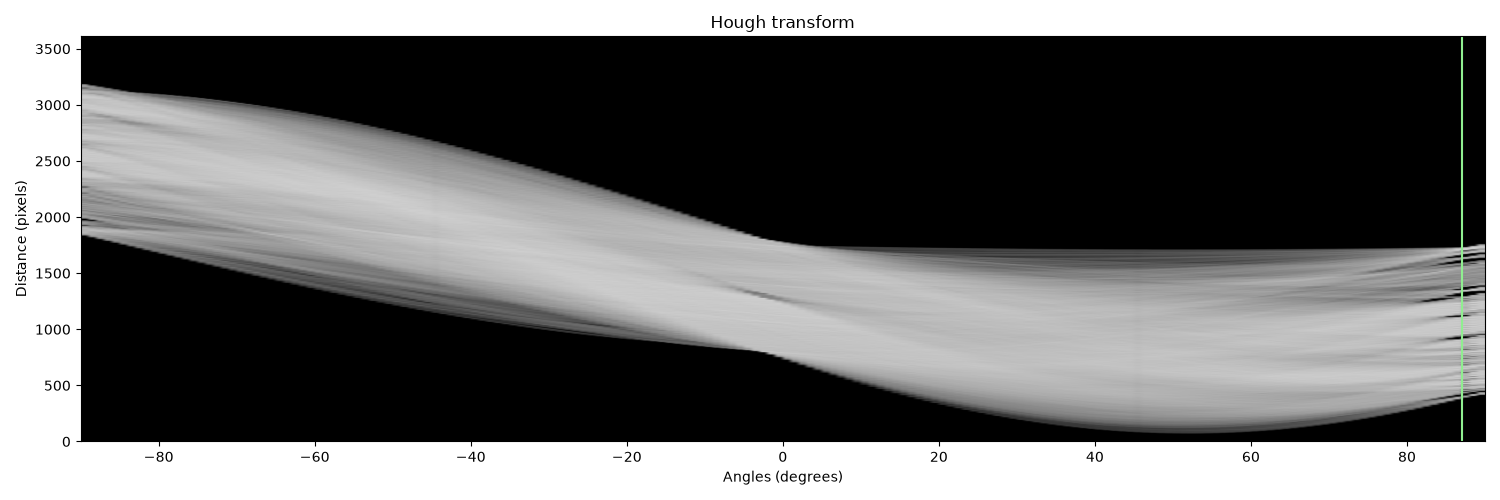
#> input picture tests/debug-images-hough_transform-90-many-peaks.expected.png, 1500 x 500 px
$ python -i __init__.py   (imports and definitions only)
#> lines starting #> are read from the running program, lines starting #| are printed output that depends on the picture
#> further down, picture is the input picture: shape (500, 1500, 3); mean R, G, B 109.9, 110, 109.9
# Copyright (c) 2019-2026, Stéphane Brunner

import subprocess  # nosec
import tempfile
import warnings
from typing import TYPE_CHECKING, Any

import numpy as np
import numpy.typing as npt
from skimage.color import rgb2gray, rgba2rgb
from skimage.feature import canny
from skimage.transform import hough_line, hough_line_peaks

if TYPE_CHECKING:
    from typing import TypeAlias

    import matplotlib.projections.polar

    ImageType: TypeAlias = npt.NDArray[np.integer[Any] | np.floating[Any]]
    ImageTypeUint64: TypeAlias = npt.NDArray[np.uint8]
    ImageTypeFloat64: TypeAlias = npt.NDArray[np.float64]
else:
    ImageType = np.ndarray
    ImageTypeUint64 = np.ndarray
    ImageTypeFloat64 = np.ndarray


def determine_skew_dev(
    image: ImageType,
    sigma: float = 3.0,
    num_peaks: int = 20,
    min_angle: float | None = None,  # -np.pi / 2,
    max_angle: float | None = None,  # np.pi / 2,
    min_deviation: float = np.pi / 180,
    angle_pm_90: bool = False,
) -> tuple[
    np.float64 | None,
    tuple[
        tuple[ImageTypeUint64, list[list[np.float64]], ImageTypeFloat64],
        tuple[list[Any], list[np.float64], list[np.float64]],
        tuple[dict[np.float64, int], dict[np.float64, int]],
    ],
]:
    """Calculate skew angle."""
#> called with sigma = 3, num_peaks = 20, min_deviation = 0.0175, angle_pm_90 = False
    num_angles = round(np.pi / min_deviation)
    imagergb = rgba2rgb(image) if len(image.shape) == 3 and image.shape[2] == 4 else image  # type: ignore[no-untyped-call]
    img = rgb2gray(imagergb) if len(imagergb.shape) == 3 else imagergb
    edges = canny(img, sigma=sigma)  # type: ignore[no-untyped-call]
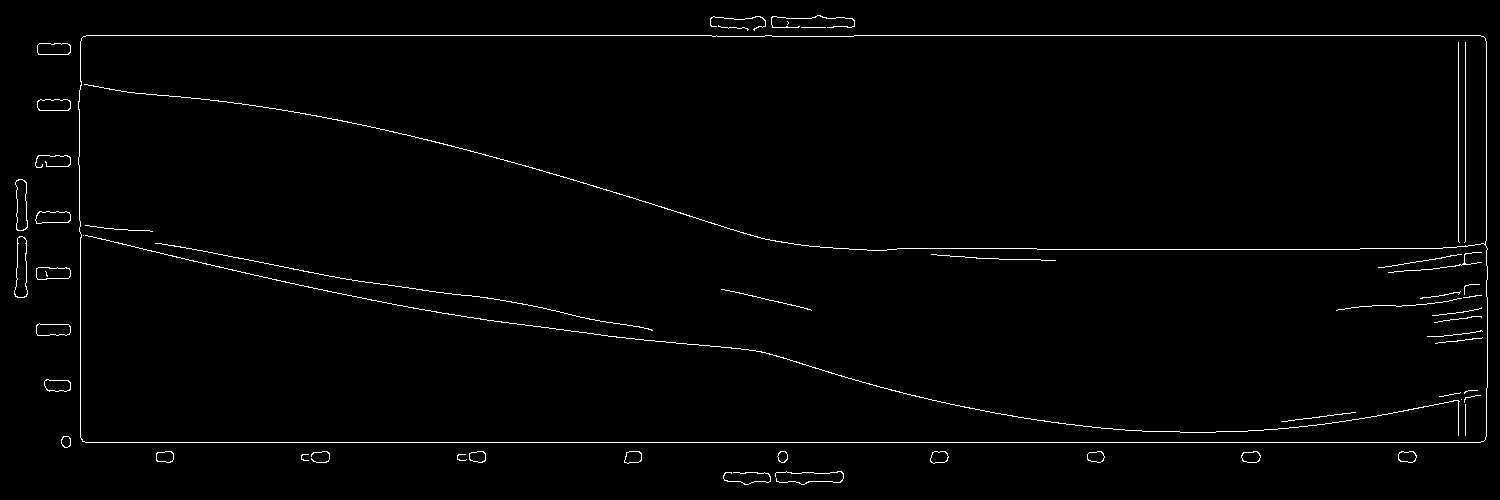
#> edges: shape (500, 1500) bool; 1.4% white in thin lines or dots
    out, angles, distances = hough_line(edges, np.linspace(-np.pi / 2, np.pi / 2, num_angles, endpoint=False))  # type: ignore[no-untyped-call]
#> angles = 180 values from -1.57 to 1.55; distances = 3165 values from -1582 to 1582
    hough_line_out = (out, angles, distances)

    hspace, angles_peaks, dists = hough_line_peaks(  # type: ignore[no-untyped-call]
        out,
        angles,
        distances,
        num_peaks=num_peaks,
        threshold=0.05 * np.max(out),
    )
#> hspace = 20 values, max 1398 at index 0, min 110 at index 19, mean 285.5; angles_peaks = 20 values, max 1.54 at index 19, min -1.57 at index 0, mean -1.04; dists = 20 values, max 1486 at index 3, min -442 at index 0, mean 64.5
    hough_line_peaks_out = (hspace, angles_peaks, dists)

    if len(angles_peaks) == 0:
        return None, (hough_line_out, hough_line_peaks_out, ({}, {}))

    freqs_original: dict[np.float64, int] = {}
    for peak in angles_peaks:
        freqs_original.setdefault(peak, 0)
        freqs_original[peak] += 1
#> this loop made 20 passes
#> peak on passes 1 to 12: -1.57, -1.57, -1.57, 0, 0, 0, -1.34, -1.27, -1.43, -1.47, -1.29, -1.34
#> after the loop, freqs_original = 13 items

    angles_peaks_corrected = [
        (a % np.pi - np.pi / 2) if angle_pm_90 else ((a + np.pi / 4) % (np.pi / 2) - np.pi / 4)
        for a in angles_peaks
    ]
#> angles_peaks_corrected = [0, 0, 0, 0, 0, 0, 0.227, 0.297, 0.14, 0.105, 0.279, 0.227, 0.209, 0.0175, 0.314, 0.297, 0.175, 0.209, 0.244, -0.0349]
    angles_peaks_filtred = (
        [a for a in angles_peaks_corrected if a >= min_angle]
        if min_angle is not None
        else angles_peaks_corrected
    )
#> angles_peaks_filtred has the same summary as angles_peaks_corrected
    angles_peaks_filtred = (
        [a for a in angles_peaks_filtred if a <= max_angle] if max_angle is not None else angles_peaks_filtred
    )
    if not angles_peaks_filtred:
        return None, (hough_line_out, hough_line_peaks_out, ({}, {}))

    freqs: dict[np.float64, int] = {}
    for peak in angles_peaks_filtred:
        freqs.setdefault(peak, 0)
        freqs[peak] += 1
#> this loop made 20 passes
#> peak on passes 2 to 13: 0, 0, 0, 0, 0, 0.227, 0.297, 0.14, 0.105, 0.279, 0.227, 0.209
#> after the loop, freqs = 12 items

    sorted_keys = sorted(freqs.keys(), key=freqs.get, reverse=True)  # type: ignore[arg-type]
#> sorted_keys = [0, 0.227, 0.297, 0.209, 0.14, 0.105, 0.279, 0.0175, 0.314, 0.175, 0.244, -0.0349]
    max_freq = freqs[sorted_keys[0]]
#> max_freq = 6

    angle = None
    for sorted_key in sorted_keys:
        if freqs[sorted_key] == max_freq:
            angle = sorted_key
            break
#> this loop made 1 pass

    return (
        angle,
        (hough_line_out, hough_line_peaks_out, (freqs_original, freqs)),
    )


# [255 lines left out: functions determine_skew_debug_images, determine_skew, not called in this run]

>>> import cv2
>>> picture = cv2.cvtColor(cv2.imread('../tests/debug-images-hough_transform-90-many-peaks.expected.png'), cv2.COLOR_BGR2RGB)
>>> result = determine_skew_dev(picture)
